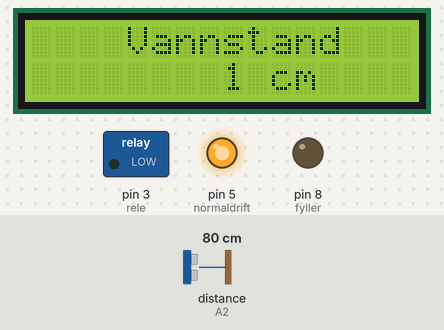
A sketch run on a simulated Arduino Uno, built with avr-gcc and run on an emulated ATmega328P. On the bench: 16×2 character LCD, switched loads named in the sketch (green lamp = pin HIGH), output pins drawn as LEDs (lit = HIGH). Wiring (inferred from the names in the program): ultrasonic range finder: trigger A3; echo A2. Dashed ring = blinking. The test bench sets the inputs (shaded band); at power-on: distance to the obstacle (sensor on A2) 80 cm. The echo pulse lasts 58.3 µs per cm; pins used as bus, display or sensor lines are not drawn; what the sketch prints to the serial monitor is not drawn.

Above: at 1.2 s.
1.3 s: distance to the obstacle (sensor on A2) set to 2 cm
At 2.9 s:
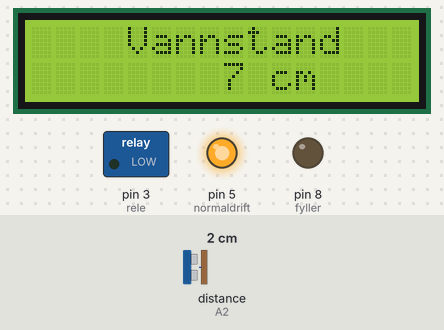
3.8 s: distance to the obstacle (sensor on A2) set to 4 cm
At 4.8 s:
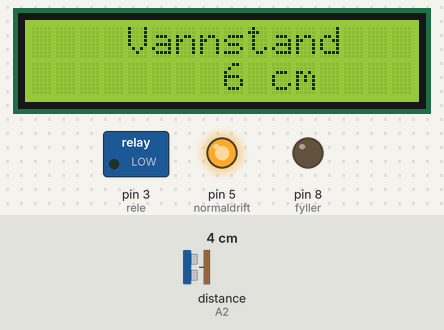
5.9 s: distance to the obstacle (sensor on A2) set to 2 cm
At 7.9 s:
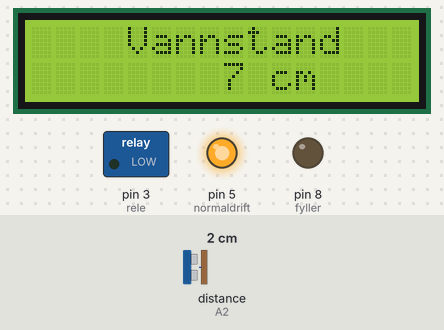
8.9 s: distance to the obstacle (sensor on A2) set to 9 cm
At 38.36 s:
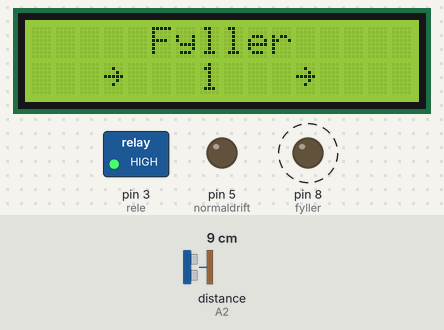
Timing chart, 0 to 39.6 s (numbered marks = the images above; inputs shaded):
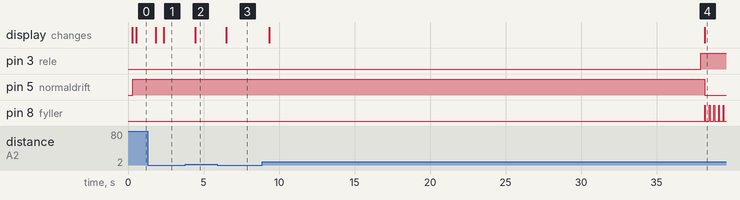

Measured:
- after the input at 1.3 s, the display: first changes after 0.55 s (image 1 shows a later state)
- after the input at 3.8 s, the display: changes after 0.64 s (image 2)
- after the input at 5.9 s, the display: changes after 0.61 s (image 3)
- after the input at 8.9 s, pin 3 (rele): LOW → HIGH after 29.0 s; pin 5 (normaldrift): HIGH → LOW after 29.3 s; pin 8 (fyller): alternates HIGH for 0.05 s and LOW for 0.26 s, starting after 29.3 s; the display: first changes after 0.47 s (image 4 shows a later state)

The sketch:

Automatic_Pet_Watering_System.ino
```cpp
//Automatic watering ystem//


const int trigPin = A3;
const int echoPin = A2;

int rele = 3;
int normaldrift = 5;
int fyller = 8;

long duration;
int distance;

int releDrift = 0;
int sensorValue = 0;
int fullStatus = 0;
int startfylling = 0;
int tell =0;


#include <LiquidCrystal.h>
LiquidCrystal lcd(12, 11, 6, 9, 10, 7);


void setup()
{


//Utganger og innganger//
pinMode (trigPin, OUTPUT);
pinMode (echoPin, INPUT);


pinMode (rele, OUTPUT);
pinMode (normaldrift,OUTPUT);
pinMode (fyller , OUTPUT);


//level sensor
Serial.begin(9600);


  lcd.begin(16, 2);
  // Print a message to the LCD.

digitalWrite(rele,LOW);

}


void loop()
{


   //               LEVEL SENSOR                 //
  //---------------------------------------------//

  // read the analog in value:


int avstand = (distance);
avstand = constrain(avstand, 1, 8);
avstand = map (avstand,1,8,8,1);


digitalWrite(trigPin, LOW);
delayMicroseconds(2);
digitalWrite(trigPin, HIGH);
delayMicroseconds(10);
digitalWrite(trigPin, LOW);


duration = pulseIn(echoPin, HIGH);
distance = duration * 0.034 / 2;


int vannlevel = avstand;


  // print the results to the serial monitor:

Serial.println(releDrift);

  delay(200);

  releDrift = digitalRead(rele);


if ( vannlevel < 3 )
 {tell++;}


if (tell >=111) // 30sekunder
{ startfylling = 1;
}


  if ( startfylling == 1 && vannlevel < 6)
  {
   digitalWrite(rele, HIGH);
  }

   if ( vannlevel >= 6)
  {
   digitalWrite(rele, LOW);
   tell = 0;
   startfylling = 0;
   }


//-------------------------------------------------//


//                   LOW LEVEL                     //
// ------------------------------------------------//


//---------------------------------------------------//


//      Forigling  (for å sikre tørrkjøring          //
//--------------------------------------------------//


//---------------------------------------------------//


//                     Display                       //
//---------------------------------------------------//


if (releDrift == LOW)
{
lcd.clear();
lcd.setCursor(4, 0);
lcd.print("Vannstand");
lcd.setCursor(8, 1);
lcd.print(vannlevel);
lcd.setCursor(10, 1);
lcd.print("cm");
delay(50);
lcd.clear();
lcd.setCursor(4, 0);
lcd.print("Vannstand");
lcd.setCursor(8, 1);
lcd.print(vannlevel);
lcd.setCursor(10, 1);
lcd.print("cm");
digitalWrite (normaldrift, HIGH);


  }


if (releDrift == HIGH)
{
lcd.clear();
lcd.setCursor(5, 0);
lcd.print("Fyller");
lcd.setCursor(7, 1);
lcd.print(vannlevel);
lcd.setCursor(3, 1);
lcd.print("~");
lcd.setCursor(11, 1);
lcd.print("~");
digitalWrite (normaldrift, LOW);
digitalWrite (fyller, HIGH);
delay(50);
digitalWrite (fyller, LOW);
delay(50);
}


//--------------------------------------------//


}
```
